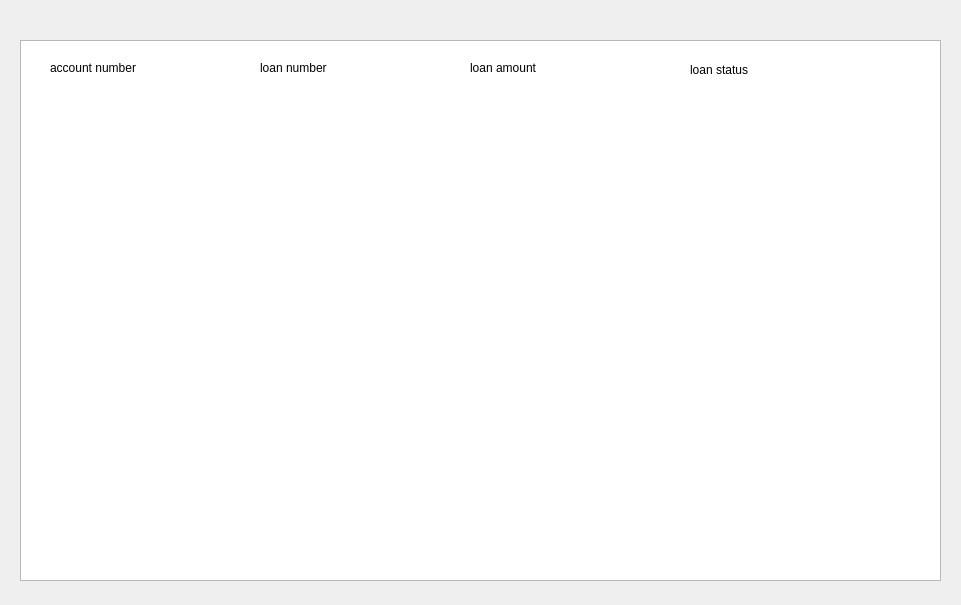
<?xml version="1.0" encoding="UTF-8"?>
<ui version="4.0">
 <class>loans</class>
 <widget class="QWidget" name="loans">
  <property name="geometry">
   <rect>
    <x>0</x>
    <y>0</y>
    <width>961</width>
    <height>605</height>
   </rect>
  </property>
  <property name="windowTitle">
   <string>Form</string>
  </property>
  <widget class="QTableWidget" name="transation_history_tbl">
   <property name="geometry">
    <rect>
     <x>20</x>
     <y>40</y>
     <width>921</width>
     <height>541</height>
    </rect>
   </property>
  </widget>
  <widget class="QLabel" name="account_number_lbl">
   <property name="geometry">
    <rect>
     <x>50</x>
     <y>60</y>
     <width>121</width>
     <height>16</height>
    </rect>
   </property>
   <property name="text">
    <string>account number</string>
   </property>
  </widget>
  <widget class="QLabel" name="loan_number_lbl">
   <property name="geometry">
    <rect>
     <x>260</x>
     <y>60</y>
     <width>161</width>
     <height>16</height>
    </rect>
   </property>
   <property name="text">
    <string>loan number</string>
   </property>
  </widget>
  <widget class="QLabel" name="loan_amount_lbl">
   <property name="geometry">
    <rect>
     <x>470</x>
     <y>60</y>
     <width>191</width>
     <height>16</height>
    </rect>
   </property>
   <property name="text">
    <string>loan amount</string>
   </property>
  </widget>
  <widget class="QLabel" name="balance_lbl">
   <property name="geometry">
    <rect>
     <x>690</x>
     <y>60</y>
     <width>111</width>
     <height>20</height>
    </rect>
   </property>
   <property name="text">
    <string>loan status</string>
   </property>
  </widget>
 </widget>
 <resources/>
 <connections/>
</ui>
